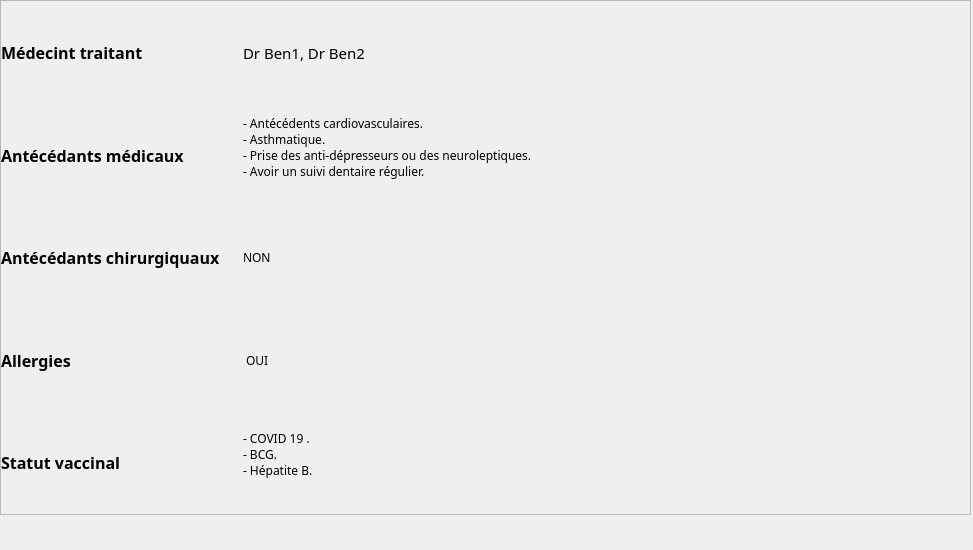
                <widget class="QWidget" name="scrollAreaWidgetContents_3">
                 <property name="geometry">
                  <rect>
                   <x>0</x>
                   <y>0</y>
                   <width>973</width>
                   <height>550</height>
                  </rect>
                 </property>
                 <property name="minimumSize">
                  <size>
                   <width>0</width>
                   <height>550</height>
                  </size>
                 </property>
                 <property name="maximumSize">
                  <size>
                   <width>16777215</width>
                   <height>550</height>
                  </size>
                 </property>
                 <widget class="QFrame" name="patientsDettalsTable">
                  <property name="geometry">
                   <rect>
                    <x>0</x>
                    <y>0</y>
                    <width>971</width>
                    <height>515</height>
                   </rect>
                  </property>
                  <property name="minimumSize">
                   <size>
                    <width>0</width>
                    <height>515</height>
                   </size>
                  </property>
                  <property name="maximumSize">
                   <size>
                    <width>16777215</width>
                    <height>515</height>
                   </size>
                  </property>
                  <property name="frameShape">
                   <enum>QFrame::StyledPanel</enum>
                  </property>
                  <property name="frameShadow">
                   <enum>QFrame::Raised</enum>
                  </property>
                  <layout class="QGridLayout" name="gridLayout_4">
                   <property name="leftMargin">
                    <number>0</number>
                   </property>
                   <property name="topMargin">
                    <number>0</number>
                   </property>
                   <property name="rightMargin">
                    <number>0</number>
                   </property>
                   <property name="bottomMargin">
                    <number>0</number>
                   </property>
                   <property name="spacing">
                    <number>0</number>
                   </property>
                   <item row="4" column="0">
                    <widget class="QLabel" name="label_188">
                     <property name="font">
                      <font>
                       <family>Noto Sans</family>
                       <pointsize>12</pointsize>
                       <weight>75</weight>
                       <bold>true</bold>
                      </font>
                     </property>
                     <property name="text">
                      <string>Statut vaccinal</string>
                     </property>
                    </widget>
                   </item>
                   <item row="3" column="0">
                    <widget class="QLabel" name="label_158">
                     <property name="font">
                      <font>
                       <family>Noto Sans</family>
                       <pointsize>12</pointsize>
                       <weight>75</weight>
                       <bold>true</bold>
                      </font>
                     </property>
                     <property name="text">
                      <string>Allergies</string>
                     </property>
                    </widget>
                   </item>
                   <item row="2" column="1" colspan="3">
                    <widget class="QLabel" name="label_177">
                     <property name="font">
                      <font>
                       <family>Noto Sans</family>
                      </font>
                     </property>
                     <property name="text">
                      <string>NON</string>
                     </property>
                    </widget>
                   </item>
                   <item row="0" column="1" colspan="3">
                    <widget class="QLabel" name="label_161">
                     <property name="font">
                      <font>
                       <family>Noto Sans</family>
                       <pointsize>11</pointsize>
                       <weight>50</weight>
                       <bold>false</bold>
                      </font>
                     </property>
                     <property name="text">
                      <string>Dr Ben1, Dr Ben2</string>
                     </property>
                     <property name="alignment">
                      <set>Qt::AlignLeading|Qt::AlignLeft|Qt::AlignVCenter</set>
                     </property>
                    </widget>
                   </item>
                   <item row="4" column="1" colspan="3">
                    <widget class="QLabel" name="label_146">
                     <property name="font">
                      <font>
                       <family>Noto Sans</family>
                      </font>
                     </property>
                     <property name="text">
                      <string>- COVID 19 .
- BCG.
- Hépatite B.
</string>
                     </property>
                    </widget>
                   </item>
                   <item row="2" column="0">
                    <widget class="QLabel" name="label_186">
                     <property name="font">
                      <font>
                       <family>Noto Sans</family>
                       <pointsize>12</pointsize>
                       <weight>75</weight>
                       <bold>true</bold>
                      </font>
                     </property>
                     <property name="text">
                      <string>Antécédants chirurgiquaux</string>
                     </property>
                    </widget>
                   </item>
                   <item row="3" column="1" colspan="3">
                    <widget class="QLabel" name="label_176">
                     <property name="font">
                      <font>
                       <family>Noto Sans</family>
                      </font>
                     </property>
                     <property name="text">
                      <string> OUI</string>
                     </property>
                    </widget>
                   </item>
                   <item row="0" column="0">
                    <widget class="QLabel" name="label_143">
                     <property name="font">
                      <font>
                       <family>Noto Sans</family>
                       <pointsize>12</pointsize>
                       <weight>75</weight>
                       <bold>true</bold>
                      </font>
                     </property>
                     <property name="text">
                      <string>Médecint traitant</string>
                     </property>
                     <property name="alignment">
                      <set>Qt::AlignLeading|Qt::AlignLeft|Qt::AlignVCenter</set>
                     </property>
                    </widget>
                   </item>
                   <item row="1" column="0">
                    <widget class="QLabel" name="label_164">
                     <property name="font">
                      <font>
                       <family>Noto Sans</family>
                       <pointsize>12</pointsize>
                       <weight>75</weight>
                       <bold>true</bold>
                      </font>
                     </property>
                     <property name="text">
                      <string>Antécédants médicaux</string>
                     </property>
                    </widget>
                   </item>
                   <item row="1" column="1" colspan="3">
                    <widget class="QLabel" name="label_152">
                     <property name="font">
                      <font>
                       <family>Noto Sans</family>
                      </font>
                     </property>
                     <property name="text">
                      <string>- Antécédents cardiovasculaires.
- Asthmatique.
- Prise des anti-dépresseurs ou des neuroleptiques.
- Avoir un suivi dentaire régulier.
</string>
                     </property>
                    </widget>
                   </item>
                  </layout>
                 </widget>
                </widget>
